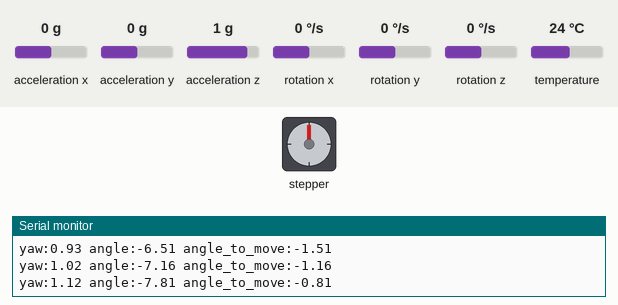
Bench run of a sketch on a simulated Arduino Uno, built with avr-gcc and run on an emulated ATmega328P. Shown: stepper motor, the last lines printed to the serial monitor. The inputs (shaded band) are chosen by the test bench; at power-on: rotation x 0 °/s, acceleration x 0 g, acceleration y 0 g, acceleration z 1 g, rotation y 0 °/s, rotation z 0 °/s, temperature 24 °C. Stepper angles assume 200 steps per turn.

Above: at 1.2 s.
1.3 s: rotation x set to -192 °/s
At 1.48 s:
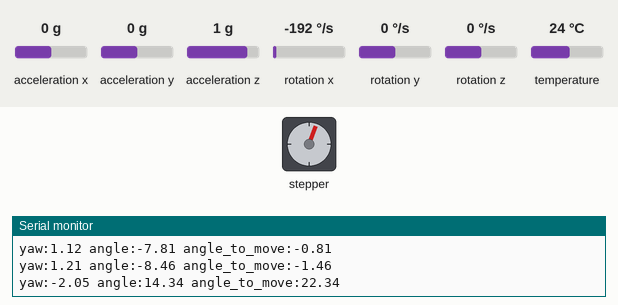
At 1.98 s:
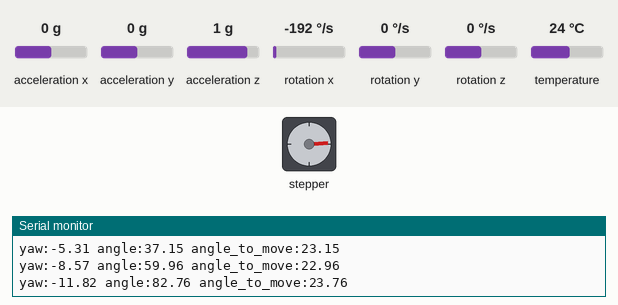
4.3 s: rotation x set to -100 °/s
At 4.54 s:
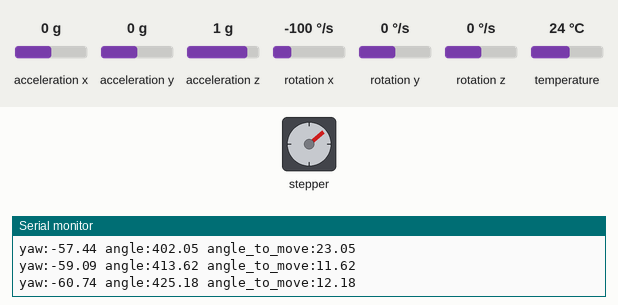
7.3 s: rotation x set to 192 °/s
Timing chart, 0 to 16.3 s (numbered marks = the images above; inputs shaded):
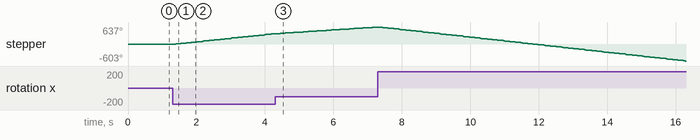

The sketch:

mpu6050_controls_stepper.ino
```cpp
#include <Stepper.h>
#include <Wire.h>
#include <Adafruit_MPU6050.h>

/* MPU6050 */
Adafruit_MPU6050 mpu;
static float acc_yaw=0.0;

/* stepper motor*/
const int stepsPerRevolution = 200;
// initialize the stepper library on pins 8 through 11:
Stepper myStepper(stepsPerRevolution, 8, 9, 10, 11);

//stepper motor rotate by angle in degree
void rotate_by_angle(int angle){
  int steps=(stepsPerRevolution*angle)/360;
  myStepper.step(steps);
}

/* angle state */
int pre_angle=0;

void setup() {
  myStepper.setSpeed(60);//stepper motor rpm

  Serial.begin(9600);
  while (!Serial)
    delay(10); // Wait for Serial Monitor to open

  Wire.begin();
  if (!mpu.begin()) {
    Serial.println("Failed to find MPU6050 chip");
    while (1);
  }

  mpu.setAccelerometerRange(MPU6050_RANGE_2_G);
  mpu.setGyroRange(MPU6050_RANGE_250_DEG);
  mpu.setFilterBandwidth(MPU6050_BAND_21_HZ);
}

void angle_to_move(int angle){
  Serial.print(" angle_to_move:");
  Serial.println(angle-pre_angle);
}

void loop() {
  sensors_event_t accel, gyro, temp;
  mpu.getEvent(&accel, &gyro , &temp);
  acc_yaw+=(gyro.gyro.x)+0.093;
  float angle=-acc_yaw*7;
  Serial.print("yaw:");
  Serial.print(acc_yaw);
  Serial.print(" angle:");
  Serial.print(angle);
  Serial.print(" angle_to_move:");
  Serial.println(angle-pre_angle);
  rotate_by_angle(angle-pre_angle);
  pre_angle+=(int)(angle-pre_angle);


  delay(100);
}
```

Measured:
- after the input at 1.3 s, stepper: keeps turning clockwise at about 137°/s, starting after 0.05 s
